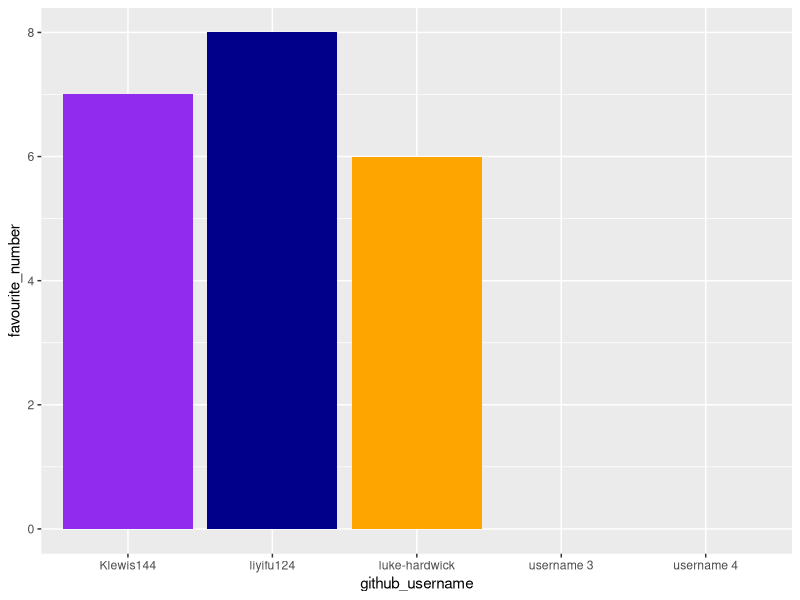
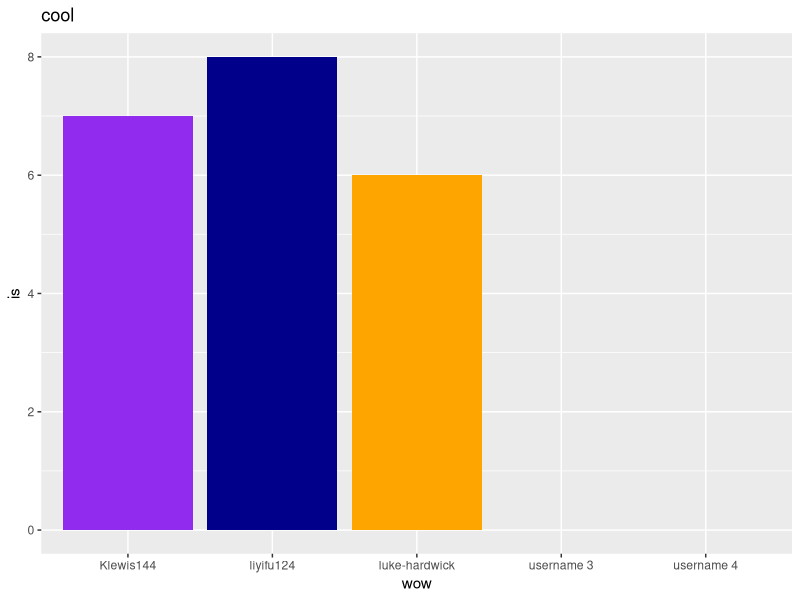
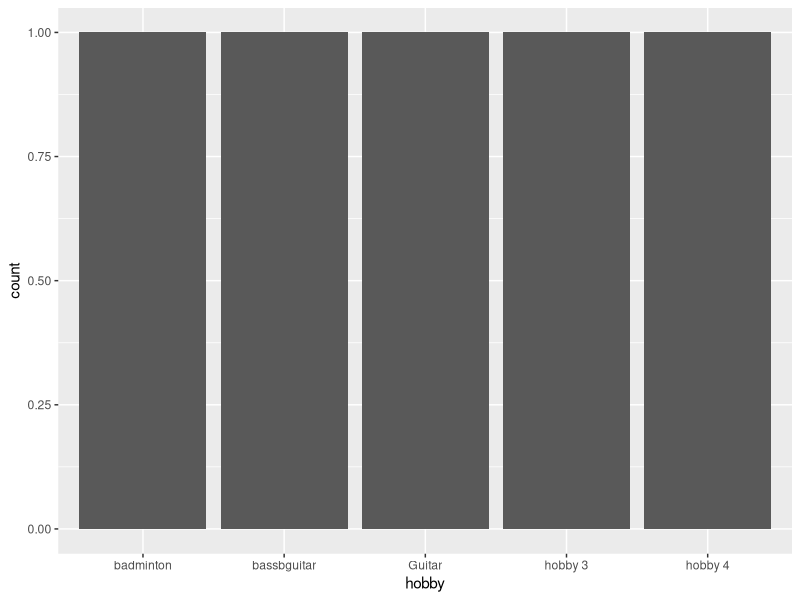

Source code (R) for these figures, in order:
## ---- chunk 1
library(tidyverse) 
## ---- chunk 2
team_data <- tibble(
  name = c("Kieran", "Luke", "lee", 
           "member 3", "member 4"),
  github_username = c("Klewis144", "luke-hardwick", "liyifu124", 
                      "username 3", "username 4"), 
  colour = c("purple2", "orange", "blue4", 
             "colour 3", "colour 4"),
  hobby = c("Guitar", "bassbguitar", "badminton", 
            "hobby 3", "hobby 4"),
  favourite_number = c(7, 6, 8, NA, NA)
  )

team_data
## ---- chunk 3
p1 <- ggplot(data = team_data, 
             mapping = aes(x = github_username, 
                           y = favourite_number,
                           fill = colour), 
             ) +
   geom_col() +
   scale_fill_identity()
p1
## ---- chunk 4
p1 + labs(x = "wow", 
          y = "is",
          title = "cool")
## ---- chunk 5
p2 <- ggplot(team_data, aes(x = hobby)) +
  geom_bar()
p2
